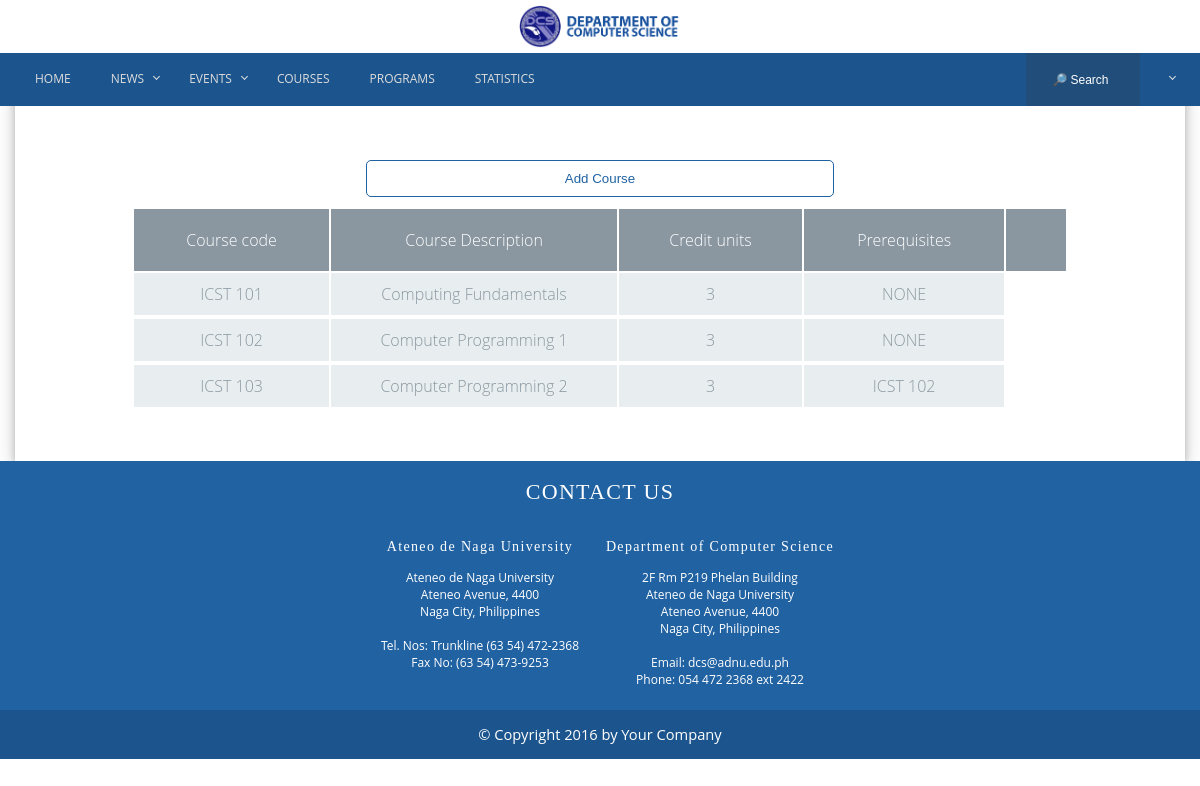
The page /program/course_list.php on the database as committed earlier.
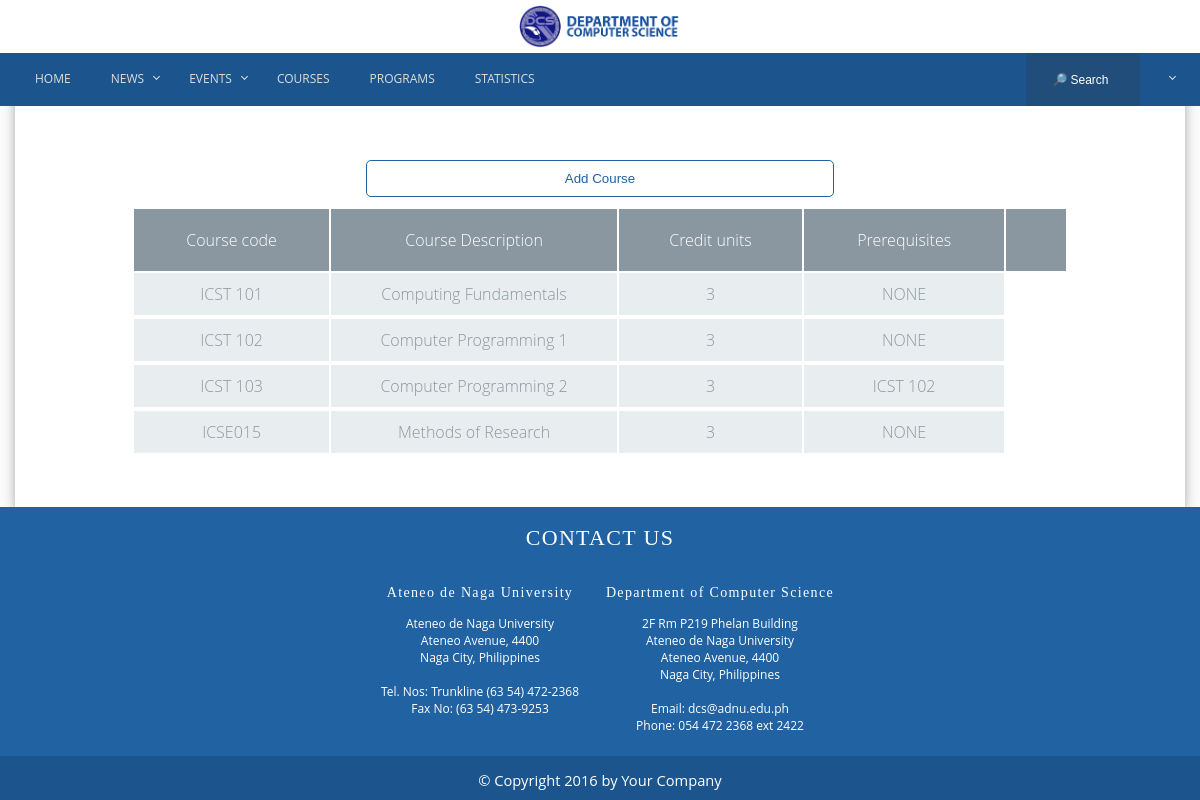
The same page on the database as committed later.
### tables this page shows
CREATE TABLE `course` (
  `course_id` int(11) NOT NULL,
  `course_code` varchar(20) DEFAULT NULL,
  `course_name` varchar(100) DEFAULT NULL,
  `credit_units` int(11) DEFAULT NULL,
  `course_description` varchar(1000) DEFAULT NULL
);

### program/course_list.php (the view, shortened to what this page needs)
<?php
	require('connection.php');
	require('header.php');
	require('navbar.php');
	$sql = "SELECT * FROM course";
	$courses = mysqli_query($conn, $sql);
?>
<div class="container">
	<div class="content-wrapper" style="padding: 150px 0px 50px 0px">
		<?php if ($_SESSION['user_type'] == 0 || $_SESSION['user_type'] == 1 || $_SESSION['user_type'] == 2 || $_SESSION['user_type'] == 3 || $_SESSION['user_type'] == 5) {
			echo '<form style="padding: 0px"class="addeve" action="add_course.php" method="POST">';
			echo '	<input type="submit" name="add_course_btn" value="Add Course">';
			echo '</form>';
		} ?>
		<table class="course-table">
			<tr>
				<th>Course code</th>
				<th>Course Description</th>
				<th>Credit units</th>
				<th>Prerequisites<th>
			</tr>
			<?php
				while($course = mysqli_fetch_array($courses)) {
					$pre = "";
					$sql = "SELECT * FROM prerequisite WHERE course_id=".$course['course_id'];
					$prereqs = mysqli_query($conn, $sql);
					while($prereq = mysqli_fetch_array($prereqs)) {
						$sql = "SELECT * FROM course WHERE course_id=" . $prereq['course_id_pre'];
						$pcourses = mysqli_query($conn, $sql);
						$pcourse = mysqli_fetch_array($pcourses);
						$pre .= $pcourse['course_code'];
					}
					if($pre == "")
						$pre = "NONE";
					echo
					"<tr> " .
						"<td>" . $course['course_code'] ."</td>" .
						"<td>" . $course['course_name'] ."</td>" .
						"<td>" . $course['credit_units'] ."</td>" .
						"<td>" . $pre ."</td>" .
					"<tr>";
			} ?>
		</table>
	</div>
</div>
<?php
	require('footer.php');
?>

### program/header.php (shortened to what this page needs)
<html>
	<head>
		<link rel="stylesheet" href="functionalities/css/contactus.css">
		<link rel="stylesheet" href="css/styles.css">
		<link rel="stylesheet" href="css/navbar-footer.css">
		<link rel="stylesheet" href="css/carousel.css">
		<link rel="stylesheet" href="css/events.css">
		<link rel="stylesheet" href="css/addevent.css">
		<link rel="stylesheet" href="css/custom-program.css">
		<link rel="stylesheet" href="css/primitives.css">
	</head>
<body>
<div class="toplogo">
	<a href='../home.php'><img src="css/temp/dcs-sign.png" /></a>
</div>

### program/navbar.php (shortened to what this page needs)
<div class="nav">
	<div class="container">
		<div id='cssmenu'>
			<ul>
				<li><a href='../home.php'>Home</a></li>
				<?php
					if($_SESSION['user_type'] != 1 || $_SESSION['is_officer'] == 1){
						echo '<li class="has-sub" style="float: left;"><a href="viewAllNews.php">News</a>' .
							'<ul>' .
								'<li><a href="viewAllNews.php">All News</a></li>' .
								'<li><a href="forFaculties.php">For faculties</a></li>' .
								'<li><a href="forOrgOfficers.php">For org. officers</a></li>' .
								'<li><a href="forStudents.php">For students</a></li>' .
								'<li><a href="forAlumnus.php">For alumnus</a></li>' .
								'<li><a href="forGuests.php">For guests</a></li>' .
							'</ul>'.
						'</li>';
					}else
						echo '<li><a href="../news/viewAllNews.php">News</a></li>';
				?>
			<?php
					if($_SESSION['user_type'] == 0 || $_SESSION['user_type'] == 1 || $_SESSION['user_type'] == 2 || $_SESSION['user_type'] == 3 || $_SESSION['user_type'] == 5){
						echo '<li class="has-sub" style="float: left;"><a href="../events/calendar/calendar.php">Events</a>' .
							'<ul>' .
								'<li><a href="../events/calendar/eventstable_off.php">Manage Events</a></li>' .
							'</ul>'.
						'</li>';
					}else if($_SESSION['user_type'] == 6 || $_SESSION['user_type'] == 7 || $_SESSION['user_type'] == 8){
						'<li class="has-sub" style="float: left;"><a href="../events/calendar/calendar.php">Events</a>' .
							'<ul>' .
								'<li><a href="../events/calendar/eventstable_mod.php">Events for Approval</a></li>' .
							'</ul>'.
						'</li>';
					}
				?>
				<li><a href='course_list.php'>Courses</a></li>
				<li><a href='program_list.php'>Programs</a></li>
				<?php if($_SESSION['user_type'] == 0 || $_SESSION['user_type'] == 1 || $_SESSION['user_type'] == 2 || $_SESSION['user_type'] == 3 || $_SESSION['user_type'] == 5) {
					echo "<li><a href='../sitestatistics.php'>Statistics</a></li>";
				} ?>
				<li class='has-sub'><a href='../profile.php'><?php echo $_SESSION['first_name'];?></a>
				</li>
				<li class="msg">
					<input type="search" placeholder="&#x1f50e; Search" /></li>
			</ul>
		</div>
	</div>
</div>

### program/footer.php (shortened to what this page needs)
	<footer>
		<div class="lookWrap">
			<a class="btn btn-lg btn-success js-modal" href="#" role="button" data-toggle="modal" data-target="#demoModal"><h2>Contact Us</h2></a>
			<div id="look">
				<div class="contactus">
					<h3>Ateneo de Naga University</h3>
					<p>Ateneo de Naga University<br>
						Ateneo Avenue, 4400 <br>
						Naga City, Philippines<br><br>
						Tel. Nos: Trunkline (63 54) 472-2368<br>
						Fax No: (63 54) 473-9253</p>
				</div>
				<div class="contactus">
					<h3>Department of Computer Science</h3>
					<p>2F Rm P219 Phelan Building <br>
						Ateneo de Naga University <br>
						Ateneo Avenue, 4400 <br>
						Naga City, Philippines <br><br>
						Email: dcs@adnu.edu.ph <br>
						Phone: 054 472 2368 ext 2422 </p>
				</div>
			</div>
		</div>
		<div class="legality">
			&copy; Copyright 2016 by Your Company
		</div>
	</footer>
</body>
<html>

### program/functionalities/css/contactus.css (style rules this page uses)
input, textarea, select { border: none; outline: none; resize: none; width: 100%; -moz-appearance: none; -webkit-appearance: none; }

### program/css/styles.css (style rules this page uses)
body, html { margin: 0; padding: 0; overflow-x: hidden; }
.toplogo { background: white; width: 100%; display: block; margin: 0 auto; position: fixed; z-index: 2; }
.toplogo a img { padding: 5px; display: block; margin: 0 auto; height: 43px; z-index: 10000; }
.nav { margin-top: 25px; border-bottom: 1px solid white; background: #1C558D; transition: all 0.2s; position: absolute; width: 100%; }
.container { padding-right:15px; padding-left:15px; margin: 0 auto; }
@media (min-width:768px) { .container { width:750px } }
@media (min-width:992px) { .container { width:970px } }
@media (min-width:1200px) { .container { width:1170px } }
h1, h2, h3, h4, h5, h6 { font-family: 'Lora', serif; letter-spacing: 1pt; text-align: center; font-weight: normal; }
body { font-family: 'Open Sans', sans-serif; text-align: justify; font-size: 11pt; }
a { text-decoration: none; color: white; }
table { text-align: center; max-width: 960px; margin: 10px auto; }
th { font-weight: 400; background: #8a97a0; color: #FFF; }
tr { background: none; border-bottom: 1px solid #f4f7f8; margin-bottom: 5px; }
tr:nth-child(even) { background: #e8eeef; }
tr:nth-child(odd) { background: #f4f7f8; }
th, td { padding: 20px; font-weight: 300; }
td { padding: 10px 2px; color: #8a97a0; }

### program/css/navbar-footer.css (style rules this page uses)
#cssmenu, #cssmenu ul, #cssmenu ul li, #cssmenu ul li a, #cssmenu #menu-button { margin: 0; padding: 0; border: 0; list-style: none; line-height: 1; display: block; position: relative; -webkit-box-sizing: border-box; -moz-box-sizing: border-box; box-sizing: border-box; }
#cssmenu li.msg { float: right; }
#cssmenu li.has-sub { float: right; z-index: 1; }
#cssmenu:after, #cssmenu > ul:after { content: "."; display: block; clear: both; visibility: hidden; line-height: 0; height: 0; }
#cssmenu { width: auto; line-height: 1; background: #1C558D; }
#cssmenu li input { float: right; font-size: 12px; background: #214D7A; text-align: right; color: white; }
#cssmenu > ul > li > input { padding: 19.5px; }
input { outline: none; }
input[type=search] { -webkit-appearance: textfield; -webkit-box-sizing: content-box; }
input[type=search] { width: 75px; -webkit-transition: all .5s; transition: all .5s; }
#cssmenu > ul > li { float: left; }
#cssmenu > ul > li > a { padding: 20px; font-size: 12px; text-decoration: none; text-transform: uppercase; color: #dddddd; -webkit-transition: color .2s ease; -moz-transition: color .2s ease; -ms-transition: color .2s ease; -o-transition: color .2s ease; transition: color .2s ease; }
#cssmenu > ul > li.has-sub > a { padding-right: 25px; }
#cssmenu > ul > li.has-sub > a::after { position: absolute; top: 21px; right: 10px; width: 4px; height: 4px; border-bottom: 1px solid #dddddd; border-right: 1px solid #dddddd; content: ""; -webkit-transform: rotate(45deg); -moz-transform: rotate(45deg); -ms-transform: rotate(45deg); -o-transform: rotate(45deg); transform: rotate(45deg); -webkit-transition: border-color 0.2s ease; -moz-transition: border-color 0.2s ease; -ms-transition: border-color 0.2s ease; -o-transition: border-color 0.2s ease; transition: border-color 0.2s ease; }
footer { position: absolute; right: 0; left: 0; background-color: #1C558D; color: white; }
.lookWrap { position: relative; background-color: #2062A2; float: left; width: 100%; }
#look { margin: 0 auto; width: 40%; display: flex; }
.contactus { font-size: 12px; width: 50%; color: white; text-align: center; padding-bottom: 10px; }
.contactus p { text-align: center; display:block; vertical-align: middle; }
.lookWrap h2 { text-transform: uppercase; text-align: center; }
.legality { margin: auto; text-align: center; clear: both; line-height: 2em; padding: 10px; }

### program/css/events.css (style rules this page uses)
.content-wrapper { box-shadow: 0 4px 8px 0 rgba(0, 0, 0, 0.2), 0 6px 20px 0 rgba(0, 0, 0, 0.19); }
input[type="search"] { border: none; }
.nav { margin-top: 53px; border: none; position: fixed; z-index: 100000; }

### program/css/addevent.css (style rules this page uses)
.addeve { margin: 0 auto; padding-top: 10%; width: 40%; }
.addeve input, .addeve textarea, .addeve select { border: 1px solid #A9a9a9; padding: 10px; border: 1px solid #2062a2; background: none; border-radius: 5px; margin: 10px auto; }
.addeve input[type="submit"] { color: #2062a2; }

### program/css/custom-program.css (style rules this page uses)
.course-table { width: 80%; margin: auto; }

Rows that differ between the two databases and show on the page:
added course: course_code "ICSE015", course_name "Methods of Research", credit_units "3", pre "NONE"
